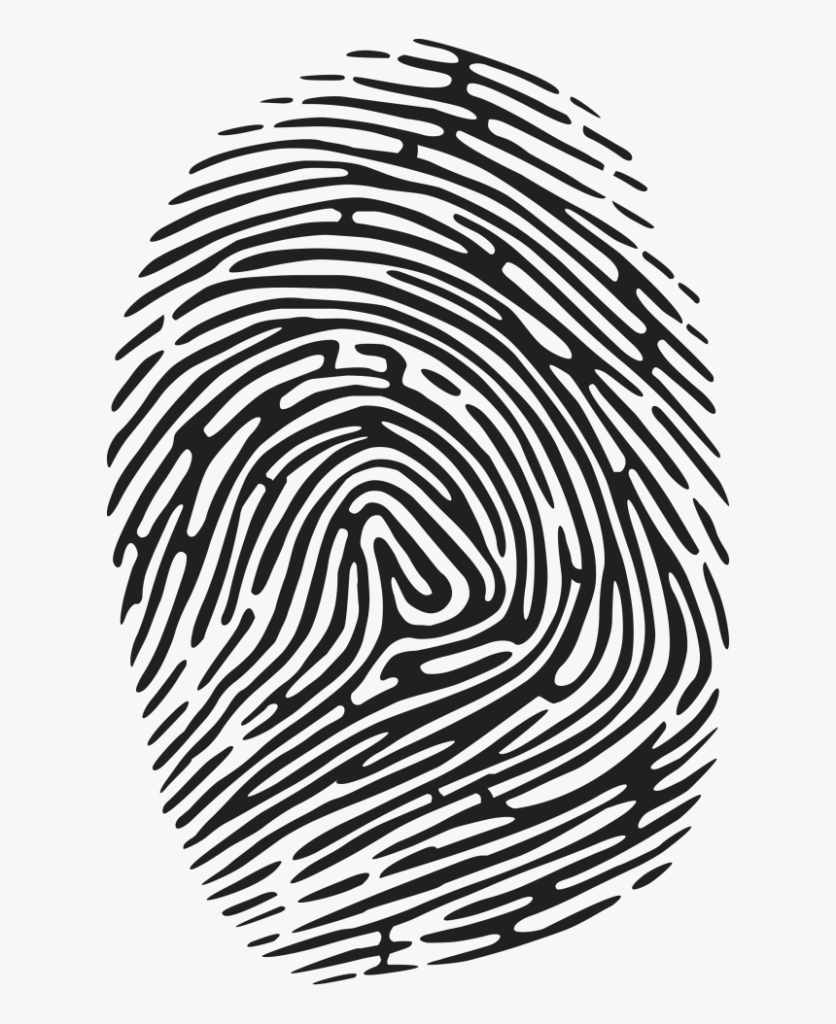
#> input picture Exercise/ImageThresholding/finggerprint.png, 836 x 1024 px, found by its file name
$ python finggerprint.py
#> lines starting #> are read from the running program, lines starting #| are printed output that depends on the picture
import cv2
import numpy as np

img = cv2.imread(
    'D:\Programming\Kuliah\Magang\ImplementasiOCV\Learning\ImageThresholding\/finggerprint.png')
#> img is the input picture: shape (1024, 836, 3); mean B, G, R 187.8, 187.8, 188.6

gray = cv2.cvtColor(img, cv2.COLOR_BGR2GRAY)

ret1, th1 = cv2.threshold(img, 127, 255, cv2.THRESH_BINARY)
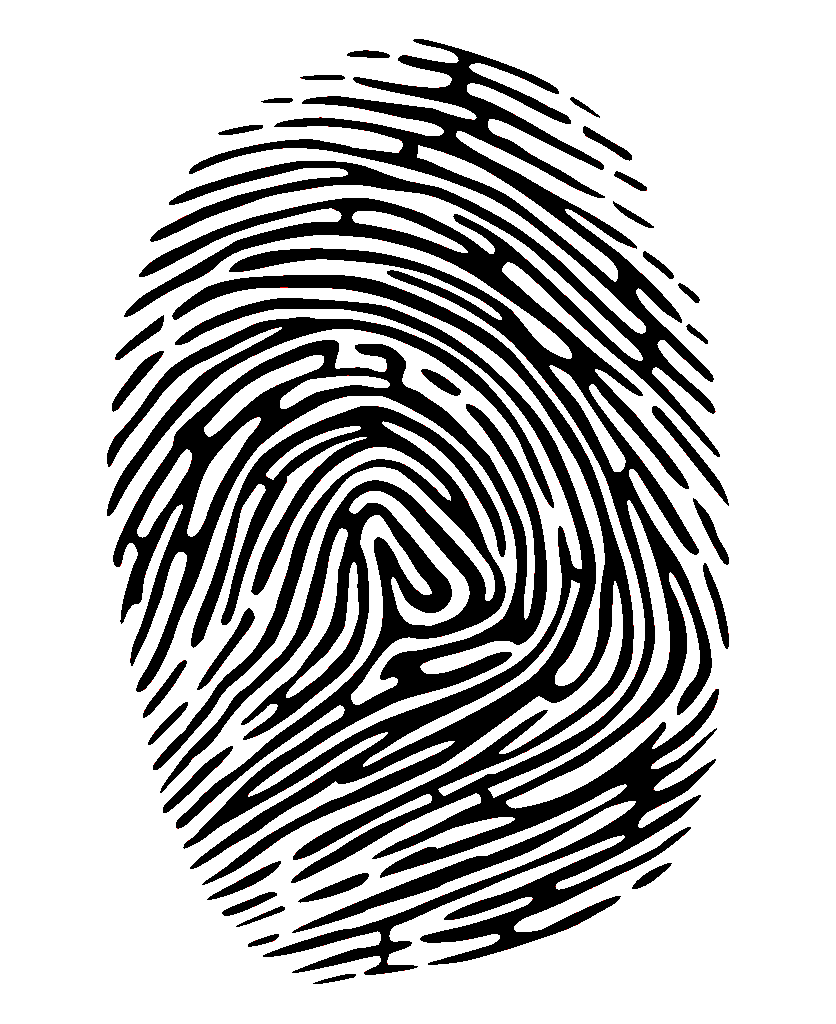
#> th1: shape (1024, 836, 3); mean B, G, R 186, 186, 186.2

kernel = np.ones((1, 1), np.uint8)
erosion = cv2.erode(th1, kernel, iterations=1)

cv2.imshow("Result", th1)

cv2.waitKey(0)

cv2.destroyAllWindows()
